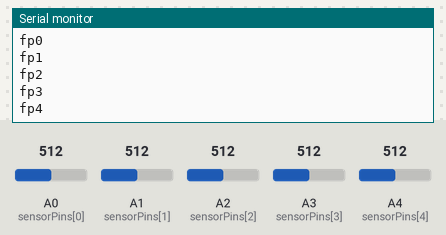
Simulated run of this sketch. Board: Arduino Uno, built with avr-gcc and run on an emulated ATmega328P. Shown: the last lines printed to the serial monitor. The test bench sets the inputs (shaded band); at power-on: A0 (sensorPins[0]) = 512, A1 (sensorPins[1]) = 512, A2 (sensorPins[2]) = 512, A3 (sensorPins[3]) = 512, A4 (sensorPins[4]) = 512.

Above: at 1.2 s.
1.3 s: A0 (sensorPins[0]) set to 992
At 2.5 s:
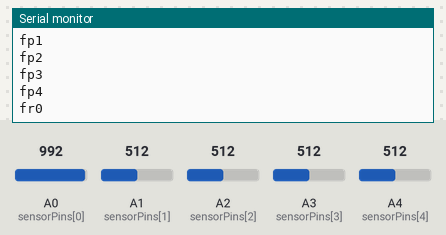
2.8 s: A1 (sensorPins[1]) set to 992
At 4.0 s:
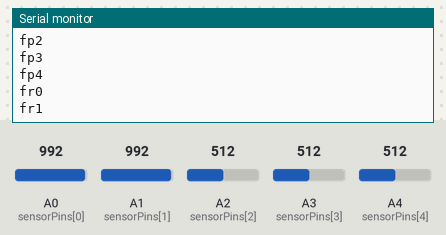
4.3 s: A2 (sensorPins[2]) set to 992
At 5.5 s:
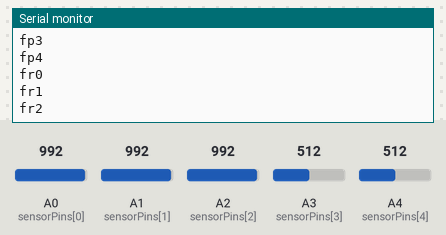
5.8 s: A3 (sensorPins[3]) set to 992
At 7.0 s:
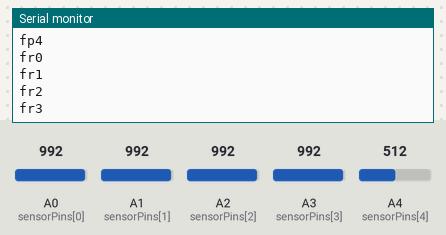
7.3 s: A4 (sensorPins[4]) set to 992
At 8.7 s:
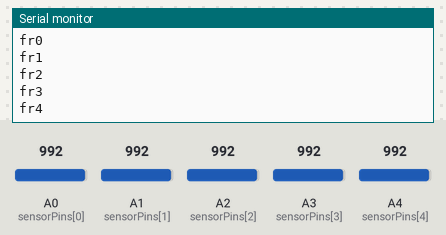

Measured:
- after the input at 1.3 s, the serial monitor: prints a new line at once (image 1)
- after the input at 2.8 s, the serial monitor: prints a new line at once (image 2)
- after the input at 4.3 s, the serial monitor: prints a new line at once (image 3)
- after the input at 5.8 s, the serial monitor: prints a new line at once (image 4)
- after the input at 7.3 s, the serial monitor: prints a new line at once (image 5)

The sketch:

Five_Touches.ino
```cpp
// (licence header left out)
char str[256];

// Touch sensors variables
int sensorValue = 0;
int touchThr = 920;
int sensorPins[] = {A0, A1, A2, A3, A4};
typedef enum { NO_TOUCH, TOUCH } FState;
FState fingerState[] = {NO_TOUCH, NO_TOUCH, NO_TOUCH, NO_TOUCH, NO_TOUCH};

void setup() {

  Serial.begin(115200);  // Begin the serial port at 115200bps

}


void loop() {

  // read the value from the touch sensor:
  for ( char i=0; i<5; i++ ) {
    sensorValue = analogRead( sensorPins[i] ); // read the ADC for given port.
    switch ( fingerState[i] ) {
    case NO_TOUCH:
      if(sensorValue < touchThr) { // finger press
        fingerState[i] = TOUCH;
        sprintf(str, "fp%d", i);
        Serial.print(str);
        Serial.print('\n');
      }
      break;

    case TOUCH:
      if(sensorValue >= touchThr) { // finger release
        fingerState[i] = NO_TOUCH;
        sprintf(str, "fr%d", i);
        Serial.print(str);
        Serial.print('\n');
      }
    }
  }

  delay ( 33 );

}
```
